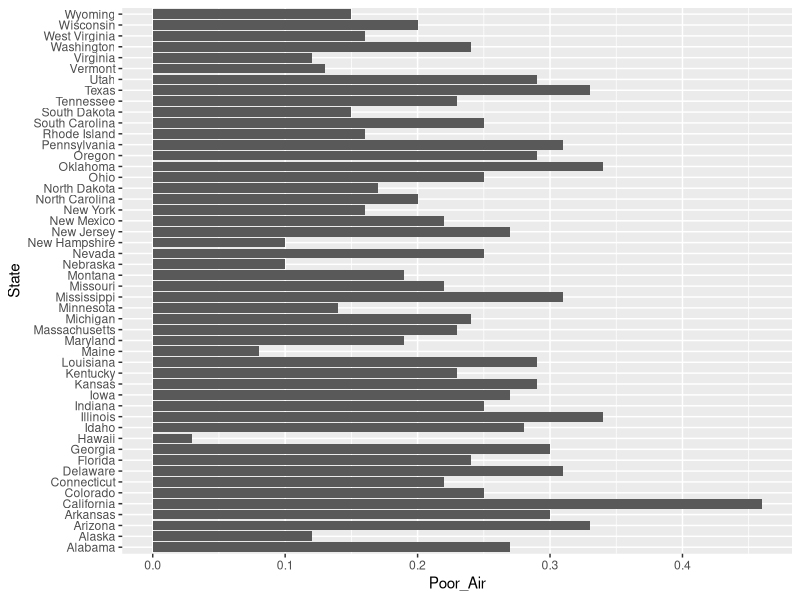

The R source for this figure: (Note: this script raises an error after producing the figure.)
## ---- chunk 1
knitr::opts_chunk$set(echo = TRUE)
## ---- chunk 2
Group=read.csv("Group Project CompBio - Sheet1 (1).csv")
## ---- chunk 3
# Load ggplot2
library(ggplot2)

# Create data
data <- data.frame(
  Asthma = c(9.6, 10.7, 9.7, 10.5, 8.7, 10.8, 12.4, 9.9, 9.3, 9.6, 9.1, 11.1, 8.7, 11, 9.7, 10.7, 10.8, 10, 13.1, 10.4, 11.3, 11.9, 9.9, 9.4, 10.4, 11.7, 8.1, 10.1, 13.1, 8.9, 10.4, 10.3, 9.2, 10.4, 11.4, 12.3, 11.5, 10.1, 13.3, 9, 8.3, 11.7, 7.9, 11, 12.9, 9.9, 10.9, 12.9, 10.9, 10.5), 
  Poor_Air = c(0.27, 0.12, 0.33, 0.3, 0.46, 0.25, 0.22, 0.31, 0.24, 0.3, 0.03, 0.28, 0.34, 0.25, 0.27, 0.29, 0.23, 0.29, 0.08, 0.19, 0.23, 0.24, 0.14, 0.31, 0.22, 0.19, 0.1, 0.25, 0.1, 0.27, 0.22, 0.16, 0.2, 0.17, 0.25, 0.34, 0.29, 0.31, 0.16, 0.25, 0.15, 0.23, 0.33, 0.29, 0.13, 0.12, 0.24, 0.16, 0.2, 0.15))

State = c("Alabama", "Alaska", "Arizona", "Arkansas", "California", "Colorado", "Connecticut", "Delaware", "Florida", "Georgia", "Hawaii", "Idaho", "Illinois", "Indiana", "Iowa", "Kansas", "Kentucky", "Louisiana", "Maine", "Maryland", "Massachusetts", "Michigan", "Minnesota", "Mississippi", "Missouri", "Montana", "Nebraska", "Nevada", "New Hampshire", "New Jersey", "New Mexico", "New York", "North Carolina", "North Dakota", "Ohio", "Oklahoma", "Oregon", "Pennsylvania", "Rhode Island", "South Carolina", "South Dakota", "Tennessee", "Texas", "Utah", "Vermont", "Virginia", "Washington", "West Virginia", "Wisconsin", "Wyoming")

# Barplot
ggplot(data, aes(x=Poor_Air, y=State)) + 
  geom_bar(stat = "identity")
## ---- chunk 4
# Use the existing air_data from our environment
# Convert to appropriate format and calculate percentages
df <- data.frame(
  State = air_data$State,
  asthma_pct = air_data$Asthma,
  poor_air_pct = air_data$Poor_Air * 100  # Convert proportion to percentage
)

# Sort by asthma percentage (descending)
df <- df[order(-df$asthma_pct), ]

# Set up plotting parameters
par(mar = c(5, 10, 4, 6))  # Adjust margins for state names
y_pos <- 1:nrow(df)  # Y positions for bars

# Create empty plot
plot(0, 0, type = "n", 
     xlim = c(0, 50), 
     ylim = c(0.5, nrow(df) + 0.5),
     xlab = "Percent", 
     ylab = "",
     main = "Adults with Current Asthma vs. Poor-Air Days by State\n(Ranked by Asthma %)",
     yaxt = "n")  # No default y-axis

# Add asthma bars (blue)
barplot_height <- df$asthma_pct
rect(xleft = 0, ybottom = y_pos - 0.3, 
     xright = barplot_height, ytop = y_pos + 0.3,
     col = "lightblue", border = NA)

# Add air quality bars (red) - offset slightly
barplot_height_air <- df$poor_air_pct
rect(xleft = 0, ybottom = y_pos - 0.3 + 0.6, 
     xright = barplot_height_air, ytop = y_pos + 0.3 + 0.6,
     col = "lightcoral", border = NA)

# Add state names
axis(2, at = y_pos, labels = df$State, las = 1, cex.axis = 0.6)

# Add legend
legend("bottomright", 
       legend = c("Adults with Current Asthma (%)", "Poor Air Quality Days (%)"),
       fill = c("lightblue", "lightcoral"),
       cex = 0.8,
       bty = "n")
## ---- chunk 5
# Scatter plot with regression line and statistics
plot(air_data$Poor_Air, air_data$Asthma,
     xlab = "Proportion of Poor Air Quality Days",
     ylab = "Asthma Rate (%)",
     main = "Air Quality vs Asthma Rates by State",
     pch = 16, col = "blue", cex = 1.2)

# Add regression line
model <- lm(Asthma ~ Poor_Air, data = air_data)
abline(model, col = "red", lwd = 2)

# Calculate statistics
correlation <- cor(air_data$Poor_Air, air_data$Asthma)
r_squared <- summary(model)$r.squared
p_value <- summary(model)$coefficients[2,4]

# Add statistics to plot
legend("topright", 
       legend = c(paste("Correlation:", round(correlation, 3)),
                  paste("R-squared:", round(r_squared, 3)),
                  paste("p-value:", round(p_value, 4))),
       bty = "n")

# Print statistics to console
cat("=== REGRESSION STATISTICS ===\n")
cat("Correlation:", round(correlation, 3), "\n")
cat("R-squared:", round(r_squared, 3), "\n")
cat("p-value:", round(p_value, 4), "\n")
cat("Regression equation: Asthma =", 
    round(coef(model)[1], 2), "+", 
    round(coef(model)[2], 2), "* Poor_Air\n")
